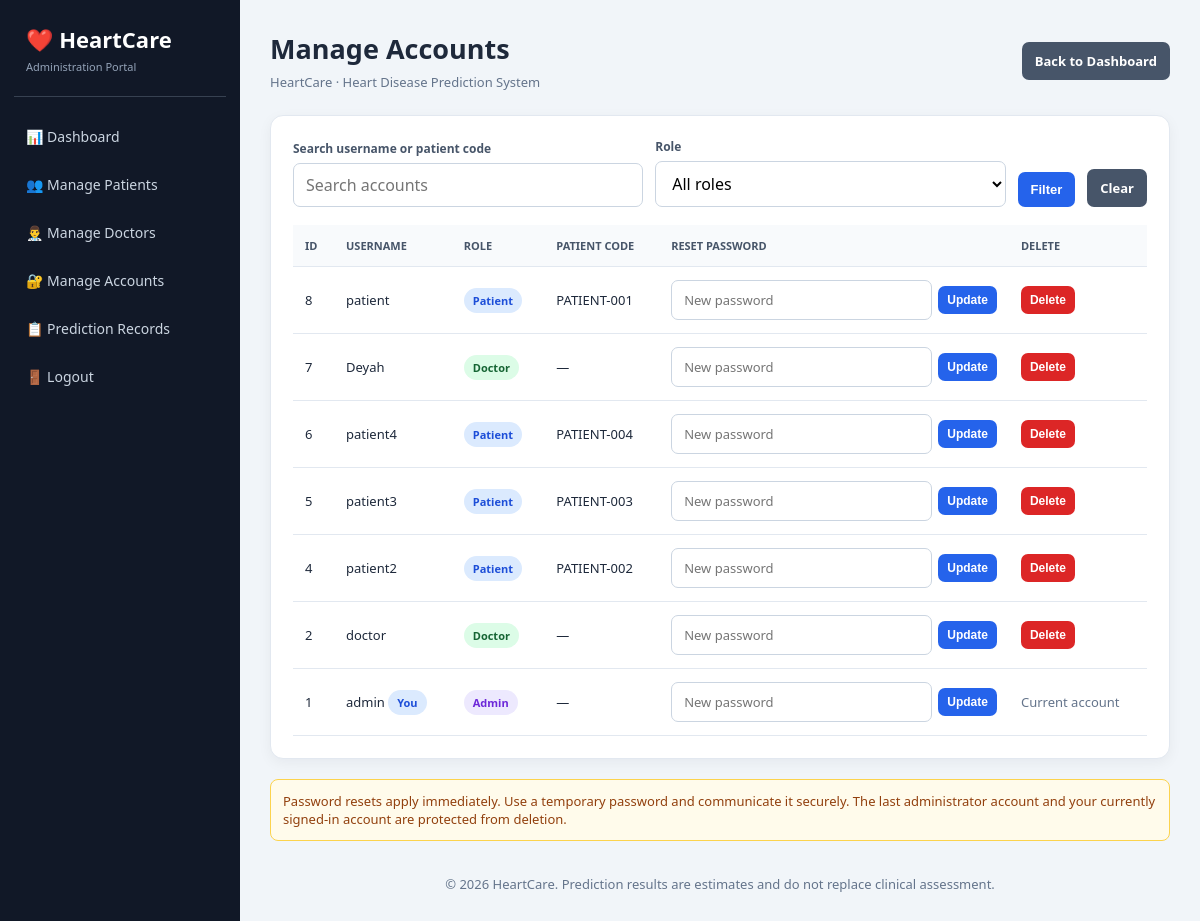
Before: /admin/accounts (signed in) with the older database file.
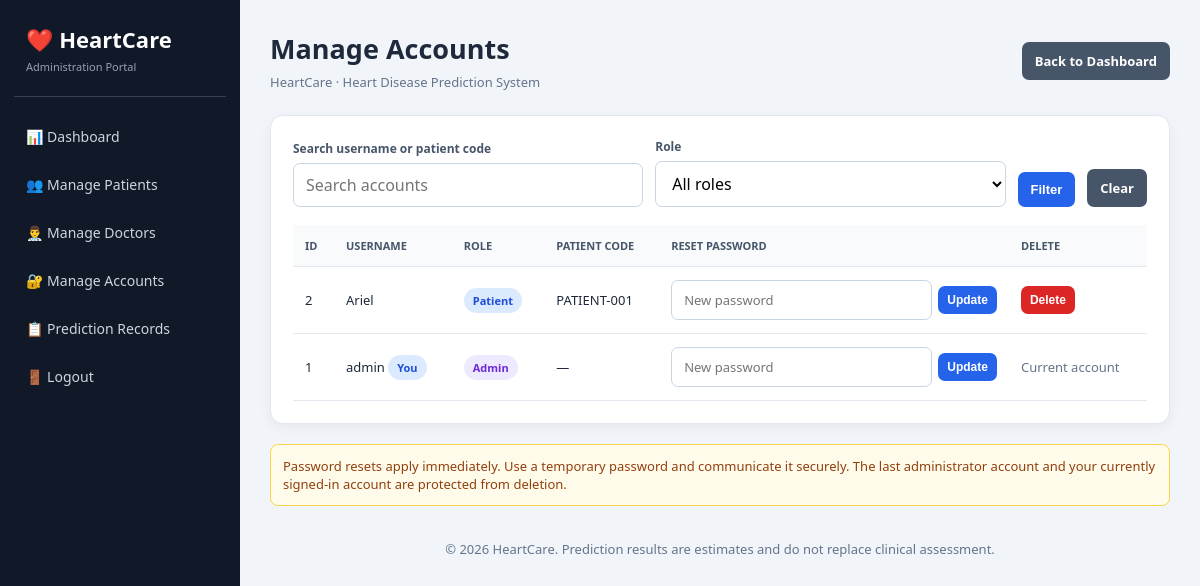
After: the same page with the newer database file.
### app.py (models this page shows)
class User(
    UserMixin,
    db.Model
):
    id = db.Column(
        db.Integer,
        primary_key=True
    )
    username = db.Column(
        db.String(100),
        unique=True
    )
    password = db.Column(
        db.String(255)
    )
    role = db.Column(
        db.String(50)
    )
    patient_code = db.Column(
        db.String(50),
        nullable=True,
        index=True
    )

### app.py (the view)
@app.route("/admin/accounts")
def admin_accounts():
    access_response = admin_access_check()
    if access_response:
        return access_response
    search = request.args.get("search", "").strip()
    role = request.args.get("role", "").strip()
    query = User.query
    if search:
        query = query.filter(or_(
            User.username.ilike(f"%{search}%"),
            User.patient_code.ilike(f"%{search}%")
        ))
    if role in ("admin", "doctor", "patient"):
        query = query.filter_by(role=role)
    accounts = query.order_by(User.id.desc()).all()
    return render_template(
        "admin_accounts.html",
        accounts=accounts,
        search=search,
        selected_role=role
    )

### app.py (called while the page is built)
def admin_access_check():
    if "role" not in session:
        return redirect(url_for("login"))
    if session.get("role") != "admin":
        return ("Access Denied", 403)
    return None

### templates/admin_accounts.html (shortened to what this page needs)
{% extends "admin_management_base.html" %}
{% block heading %}Manage Accounts{% endblock %}
{% block content %}
<section class="card"><form method="GET" class="toolbar">
<div class="field"><label for="search">Search username or patient code</label><input id="search" name="search" value="{{ search }}" placeholder="Search accounts"></div>
<div class="field"><label for="role">Role</label><select id="role" name="role"><option value="">All roles</option></select></div>
<button class="btn" type="submit">Filter</button><a class="btn secondary" href="{{ url_for('admin_accounts') }}">Clear</a></form>
<div class="table-wrap"><table><thead><tr><th>ID</th><th>Username</th><th>Role</th><th>Patient Code</th><th>Reset Password</th><th>Delete</th></tr></thead><tbody>
{% for account in accounts %}<tr><td>{{ account.id }}</td><td>{{ account.username }}{% if account.id == session.get('user_id') %} <span class="badge">You</span>{% endif %}</td><td><span class="badge {{ account.role }}">{{ account.role|capitalize }}</span></td><td>{{ account.patient_code or "—" }}</td>
<td><form class="inline-form" method="POST" action="{{ url_for('admin_reset_password', user_id=account.id) }}" onsubmit="return confirm('Reset this account password?');"><input type="password" name="new_password" minlength="8" placeholder="New password" aria-label="New password for {{ account.username }}" required><button class="btn small" type="submit">Update</button></form></td>
<td>{% if account.id == session.get('user_id') %}<span class="muted">Current account</span>{% else %}<form method="POST" action="{{ url_for('admin_delete_account', user_id=account.id) }}" onsubmit="return confirm('Delete account {{ account.username }}? Historical prediction records will be preserved.');"><button class="btn danger small" type="submit">Delete</button></form>{% endif %}</td></tr>
{% else %}<tr><td colspan="6" class="empty">No accounts match your search.</td></tr>{% endfor %}
</tbody></table></div></section>
<div class="warning">Password resets apply immediately. Use a temporary password and communicate it securely. The last administrator account and your currently signed-in account are protected from deletion.</div>
{% endblock %}

### templates/admin_management_base.html (shortened to what this page needs)
<!DOCTYPE html>
<html lang="en">
<head>
</head>
<body>
<aside class="sidebar">
<div class="brand">❤️ HeartCare<small>Administration Portal</small></div>
<nav class="nav">
<a href="{{ url_for('admin_dashboard') }}">📊 Dashboard</a>
<a href="{{ url_for('admin_patients') }}">👥 Manage Patients</a>
<a href="{{ url_for('admin_doctors') }}">👨‍⚕️ Manage Doctors</a>
<a href="{{ url_for('admin_accounts') }}">🔐 Manage Accounts</a>
<a href="{{ url_for('admin_predictions') }}">📋 Prediction Records</a>
<a href="{{ url_for('logout') }}">🚪 Logout</a>
</nav>
</aside>
<main class="main">
<header class="top"><div><h1>{% block heading %}Administration{% endblock %}</h1><div class="muted">HeartCare · Heart Disease Prediction System</div></div><a class="btn secondary" href="{{ url_for('admin_dashboard') }}">Back to Dashboard</a></header>
{% block content %}{% endblock %}
<p class="muted" style="text-align:center;padding:18px;">© 2026 HeartCare. Prediction results are estimates and do not replace clinical assessment.</p>
</main>
</body>
</html>

### templates/admin_management_base.html (style rules this page uses)
* { box-sizing:border-box }
body { margin:0;font-family:"Segoe UI",Arial,sans-serif;background:#f1f5f9;color:#1e293b }
.sidebar { position:fixed;inset:0 auto 0 0;width:240px;background:#111827;color:white;padding:24px 14px;overflow-y:auto }
.brand { font-size:22px;font-weight:700;padding:0 12px 22px;border-bottom:1px solid #374151;margin-bottom:18px }
.brand small { display:block;color:#94a3b8;font-size:11px;font-weight:400;margin-top:5px }
.nav a { display:block;color:#cbd5e1;padding:12px;margin:5px 0;text-decoration:none;border-radius:8px;font-size:14px }
.main { margin-left:240px;padding:30px }
.top { display:flex;justify-content:space-between;align-items:center;gap:15px;margin-bottom:24px }
h1 { margin:0 0 6px;font-size:27px }
.muted { color:#64748b;font-size:13px }
.card { background:white;border:1px solid #e2e8f0;border-radius:13px;padding:22px;margin-bottom:20px;box-shadow:0 4px 14px rgba(15,23,42,.05) }
.toolbar { display:flex;flex-wrap:wrap;align-items:end;gap:12px;margin-bottom:18px }
label { display:block;font-size:12px;color:#475569;font-weight:700;margin-bottom:6px }
input,select { width:100%;min-width:140px;padding:10px 12px;border:1px solid #cbd5e1;border-radius:7px;background:white;font:inherit }
.field { min-width:150px;flex:1 }
.btn { display:inline-block;border:0;border-radius:7px;padding:10px 13px;background:#2563eb;color:white;text-decoration:none;font-size:13px;font-weight:700;cursor:pointer }
.btn.secondary { background:#475569 }
.btn.danger { background:#dc2626 }
.btn.small { padding:7px 9px;font-size:12px }
.table-wrap { width:100%;overflow-x:auto }
table { width:100%;border-collapse:collapse;min-width:760px }
th,td { text-align:left;padding:13px 12px;border-bottom:1px solid #e2e8f0;font-size:13px;vertical-align:middle }
th { color:#475569;font-size:11px;text-transform:uppercase;background:#f8fafc }
.badge { display:inline-block;border-radius:20px;padding:5px 9px;background:#dbeafe;color:#1d4ed8;font-size:11px;font-weight:700 }
.badge.admin { background:#ede9fe;color:#6d28d9 }
.badge.patient { background:#dbeafe;color:#1d4ed8 }
.inline-form { display:flex;align-items:center;gap:6px;min-width:260px }
.inline-form input { min-width:120px }
.warning { background:#fffbeb;border:1px solid #fcd34d;color:#92400e;border-radius:8px;padding:12px;margin-bottom:16px;font-size:13px }

Changed rows visible on the page:
removed User: id "8", username "patient", role "Patient", patient_code "PATIENT-001"
removed User: id "7", username "Deyah", role "Doctor", patient_code "—"
removed User: id "6", username "patient4", role "Patient", patient_code "PATIENT-004"
removed User: id "5", username "patient3", role "Patient", patient_code "PATIENT-003"
removed User: id "4", username "patient2", role "Patient", patient_code "PATIENT-002"
changed User id 2: username "doctor" → "Ariel"; role "Doctor" → "Patient"; patient_code "—" → "PATIENT-001"
